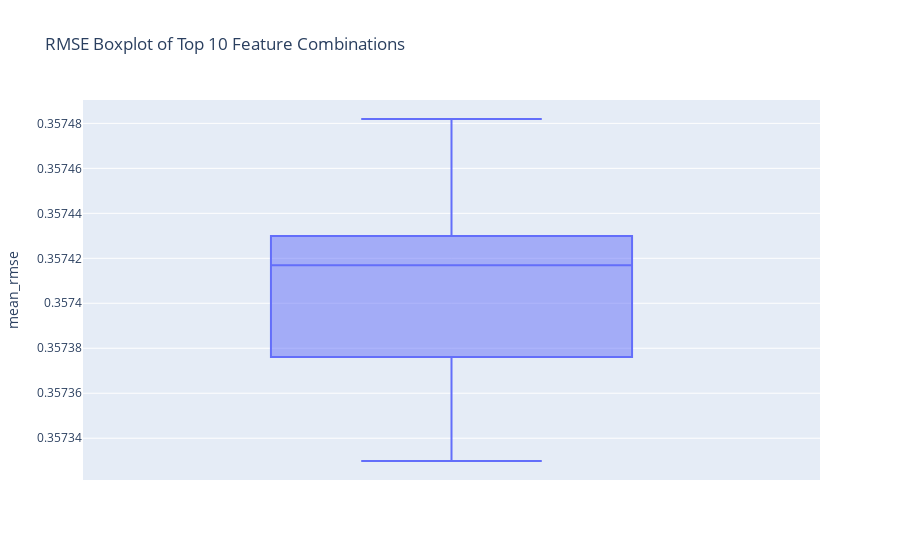

The notebook cell this image was saved under:
### Code cell
pio.renderers.default = 'plotly_mimetype'
fig = px.box(df_agg_metrics.sort_values(by=['mean_rmse']).head(10), y='mean_rmse', title='RMSE Boxplot of Top 10 Feature Combinations')
fig.show()

### Figure 1 — Plotly figure (JSON) as saved in the notebook; plotly's stock layout.template omitted (floating-point values rounded to 4 significant figures)
{"data": [{"alignmentgroup": "True", "hovertemplate": "mean_rmse=%{y}<extra></extra>", "legendgroup": "", "marker": {"color": "#636efa"}, "name": "", "notched": false, "offsetgroup": "", "orientation": "v", "showlegend": false, "type": "box", "x0": " ", "xaxis": "x", "y": [0.3573, 0.3574, 0.3574, 0.3574, 0.3574, 0.3574, 0.3574, 0.3574, 0.3575, 0.3575], "y0": " ", "yaxis": "y"}], "layout": {"autosize": true, "boxmode": "group", "legend": {"tracegroupgap": 0}, "title": {"text": "RMSE Boxplot of Top 10 Feature Combinations"}, "xaxis": {"anchor": "y", "autorange": true, "domain": [0, 1], "range": [-0.5, 0.5], "type": "category"}, "yaxis": {"anchor": "x", "autorange": true, "domain": [0, 1], "range": [0.3573, 0.3575], "title": {"text": "mean_rmse"}, "type": "linear"}}}
